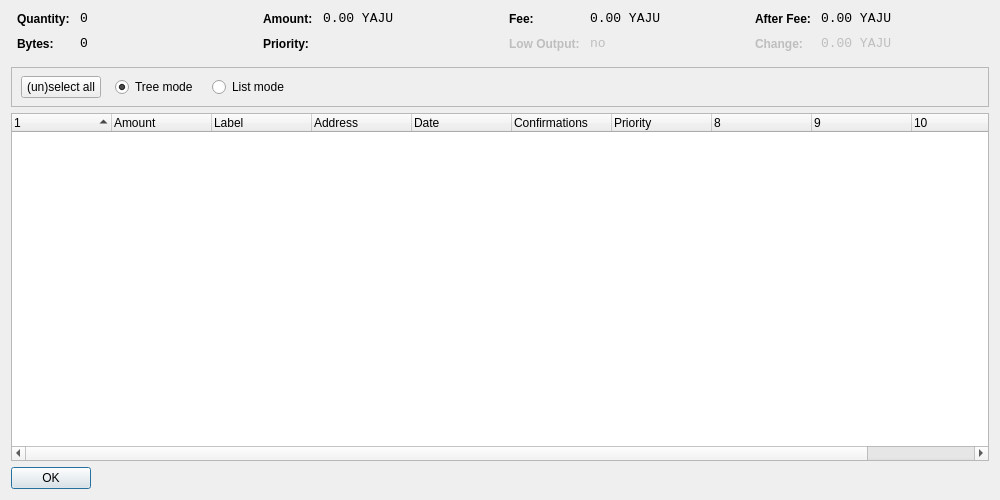
<?xml version="1.0" encoding="UTF-8"?>
<ui version="4.0">
 <class>CoinControlDialog</class>
 <widget class="QDialog" name="CoinControlDialog">
  <property name="geometry">
   <rect>
    <x>0</x>
    <y>0</y>
    <width>1000</width>
    <height>500</height>
   </rect>
  </property>
  <property name="windowTitle">
   <string>Coin Control</string>
  </property>
  <layout class="QVBoxLayout" name="verticalLayout">
   <item>
    <layout class="QHBoxLayout" name="horizontalLayoutTop" stretch="0,0,0,0">
     <property name="topMargin">
      <number>0</number>
     </property>
     <property name="bottomMargin">
      <number>10</number>
     </property>
     <item>
      <layout class="QFormLayout" name="formLayoutCoinControl1">
       <property name="horizontalSpacing">
        <number>10</number>
       </property>
       <property name="verticalSpacing">
        <number>10</number>
       </property>
       <property name="leftMargin">
        <number>6</number>
       </property>
       <property name="rightMargin">
        <number>6</number>
       </property>
       <item row="0" column="0">
        <widget class="QLabel" name="labelCoinControlQuantityText">
         <property name="styleSheet">
          <string notr="true">font-weight:bold;</string>
         </property>
         <property name="text">
          <string>Quantity:</string>
         </property>
        </widget>
       </item>
       <item row="0" column="1">
        <widget class="QLabel" name="labelCoinControlQuantity">
         <property name="font">
          <font>
           <family>Monospace</family>
           <pointsize>10</pointsize>
          </font>
         </property>
         <property name="cursor">
          <cursorShape>IBeamCursor</cursorShape>
         </property>
         <property name="contextMenuPolicy">
          <enum>Qt::ActionsContextMenu</enum>
         </property>
         <property name="text">
          <string notr="true">0</string>
         </property>
         <property name="textInteractionFlags">
          <set>Qt::LinksAccessibleByMouse|Qt::TextSelectableByKeyboard|Qt::TextSelectableByMouse</set>
         </property>
        </widget>
       </item>
       <item row="1" column="0">
        <widget class="QLabel" name="labelCoinControlBytesText">
         <property name="styleSheet">
          <string notr="true">font-weight:bold;</string>
         </property>
         <property name="text">
          <string>Bytes:</string>
         </property>
        </widget>
       </item>
       <item row="1" column="1">
        <widget class="QLabel" name="labelCoinControlBytes">
         <property name="font">
          <font>
           <family>Monospace</family>
           <pointsize>10</pointsize>
          </font>
         </property>
         <property name="cursor">
          <cursorShape>IBeamCursor</cursorShape>
         </property>
         <property name="contextMenuPolicy">
          <enum>Qt::ActionsContextMenu</enum>
         </property>
         <property name="text">
          <string notr="true">0</string>
         </property>
         <property name="textInteractionFlags">
          <set>Qt::LinksAccessibleByMouse|Qt::TextSelectableByKeyboard|Qt::TextSelectableByMouse</set>
         </property>
        </widget>
       </item>
      </layout>
     </item>
     <item>
      <layout class="QFormLayout" name="formLayoutCoinControl2">
       <property name="horizontalSpacing">
        <number>10</number>
       </property>
       <property name="verticalSpacing">
        <number>10</number>
       </property>
       <property name="leftMargin">
        <number>6</number>
       </property>
       <property name="rightMargin">
        <number>6</number>
       </property>
       <item row="0" column="0">
        <widget class="QLabel" name="labelCoinControlAmountText">
         <property name="styleSheet">
          <string notr="true">font-weight:bold;</string>
         </property>
         <property name="text">
          <string>Amount:</string>
         </property>
        </widget>
       </item>
       <item row="0" column="1">
        <widget class="QLabel" name="labelCoinControlAmount">
         <property name="font">
          <font>
           <family>Monospace</family>
           <pointsize>10</pointsize>
          </font>
         </property>
         <property name="cursor">
          <cursorShape>IBeamCursor</cursorShape>
         </property>
         <property name="contextMenuPolicy">
          <enum>Qt::ActionsContextMenu</enum>
         </property>
         <property name="text">
          <string notr="true">0.00 YAJU</string>
         </property>
         <property name="textInteractionFlags">
          <set>Qt::LinksAccessibleByMouse|Qt::TextSelectableByKeyboard|Qt::TextSelectableByMouse</set>
         </property>
        </widget>
       </item>
       <item row="1" column="0">
        <widget class="QLabel" name="labelCoinControlPriorityText">
         <property name="styleSheet">
          <string notr="true">font-weight:bold;</string>
         </property>
         <property name="text">
          <string>Priority:</string>
         </property>
        </widget>
       </item>
       <item row="1" column="1">
        <widget class="QLabel" name="labelCoinControlPriority">
         <property name="font">
          <font>
           <family>Monospace</family>
           <pointsize>10</pointsize>
          </font>
         </property>
         <property name="cursor">
          <cursorShape>IBeamCursor</cursorShape>
         </property>
         <property name="contextMenuPolicy">
          <enum>Qt::ActionsContextMenu</enum>
         </property>
         <property name="text">
          <string/>
         </property>
         <property name="textInteractionFlags">
          <set>Qt::LinksAccessibleByMouse|Qt::TextSelectableByKeyboard|Qt::TextSelectableByMouse</set>
         </property>
        </widget>
       </item>
      </layout>
     </item>
     <item>
      <layout class="QFormLayout" name="formLayoutCoinControl3">
       <property name="horizontalSpacing">
        <number>10</number>
       </property>
       <property name="verticalSpacing">
        <number>10</number>
       </property>
       <property name="leftMargin">
        <number>6</number>
       </property>
       <property name="rightMargin">
        <number>6</number>
       </property>
       <item row="0" column="0">
        <widget class="QLabel" name="labelCoinControlFeeText">
         <property name="styleSheet">
          <string notr="true">font-weight:bold;</string>
         </property>
         <property name="text">
          <string>Fee:</string>
         </property>
        </widget>
       </item>
       <item row="0" column="1">
        <widget class="QLabel" name="labelCoinControlFee">
         <property name="font">
          <font>
           <family>Monospace</family>
           <pointsize>10</pointsize>
          </font>
         </property>
         <property name="cursor">
          <cursorShape>IBeamCursor</cursorShape>
         </property>
         <property name="contextMenuPolicy">
          <enum>Qt::ActionsContextMenu</enum>
         </property>
         <property name="text">
          <string notr="true">0.00 YAJU</string>
         </property>
         <property name="textInteractionFlags">
          <set>Qt::LinksAccessibleByMouse|Qt::TextSelectableByKeyboard|Qt::TextSelectableByMouse</set>
         </property>
        </widget>
       </item>
       <item row="1" column="0">
        <widget class="QLabel" name="labelCoinControlLowOutputText">
         <property name="enabled">
          <bool>false</bool>
         </property>
         <property name="styleSheet">
          <string notr="true">font-weight:bold;</string>
         </property>
         <property name="text">
          <string>Low Output:</string>
         </property>
        </widget>
       </item>
       <item row="1" column="1">
        <widget class="QLabel" name="labelCoinControlLowOutput">
         <property name="enabled">
          <bool>false</bool>
         </property>
         <property name="font">
          <font>
           <family>Monospace</family>
           <pointsize>10</pointsize>
          </font>
         </property>
         <property name="cursor">
          <cursorShape>IBeamCursor</cursorShape>
         </property>
         <property name="contextMenuPolicy">
          <enum>Qt::ActionsContextMenu</enum>
         </property>
         <property name="text">
          <string notr="true">no</string>
         </property>
         <property name="textInteractionFlags">
          <set>Qt::LinksAccessibleByMouse|Qt::TextSelectableByKeyboard|Qt::TextSelectableByMouse</set>
         </property>
        </widget>
       </item>
      </layout>
     </item>
     <item>
      <layout class="QFormLayout" name="formLayoutCoinControl4">
       <property name="horizontalSpacing">
        <number>10</number>
       </property>
       <property name="verticalSpacing">
        <number>10</number>
       </property>
       <property name="leftMargin">
        <number>6</number>
       </property>
       <property name="rightMargin">
        <number>6</number>
       </property>
       <item row="0" column="0">
        <widget class="QLabel" name="labelCoinControlAfterFeeText">
         <property name="styleSheet">
          <string notr="true">font-weight:bold;</string>
         </property>
         <property name="text">
          <string>After Fee:</string>
         </property>
        </widget>
       </item>
       <item row="0" column="1">
        <widget class="QLabel" name="labelCoinControlAfterFee">
         <property name="font">
          <font>
           <family>Monospace</family>
           <pointsize>10</pointsize>
          </font>
         </property>
         <property name="cursor">
          <cursorShape>IBeamCursor</cursorShape>
         </property>
         <property name="contextMenuPolicy">
          <enum>Qt::ActionsContextMenu</enum>
         </property>
         <property name="text">
          <string notr="true">0.00 YAJU</string>
         </property>
         <property name="textInteractionFlags">
          <set>Qt::LinksAccessibleByMouse|Qt::TextSelectableByKeyboard|Qt::TextSelectableByMouse</set>
         </property>
        </widget>
       </item>
       <item row="1" column="0">
        <widget class="QLabel" name="labelCoinControlChangeText">
         <property name="enabled">
          <bool>false</bool>
         </property>
         <property name="styleSheet">
          <string notr="true">font-weight:bold;</string>
         </property>
         <property name="text">
          <string>Change:</string>
         </property>
        </widget>
       </item>
       <item row="1" column="1">
        <widget class="QLabel" name="labelCoinControlChange">
         <property name="enabled">
          <bool>false</bool>
         </property>
         <property name="font">
          <font>
           <family>Monospace</family>
           <pointsize>10</pointsize>
          </font>
         </property>
         <property name="cursor">
          <cursorShape>IBeamCursor</cursorShape>
         </property>
         <property name="contextMenuPolicy">
          <enum>Qt::ActionsContextMenu</enum>
         </property>
         <property name="text">
          <string notr="true">0.00 YAJU</string>
         </property>
         <property name="textInteractionFlags">
          <set>Qt::LinksAccessibleByMouse|Qt::TextSelectableByKeyboard|Qt::TextSelectableByMouse</set>
         </property>
        </widget>
       </item>
      </layout>
     </item>
    </layout>
   </item>
   <item>
    <widget class="QFrame" name="frame">
     <property name="minimumSize">
      <size>
       <width>0</width>
       <height>40</height>
      </size>
     </property>
     <property name="frameShape">
      <enum>QFrame::StyledPanel</enum>
     </property>
     <property name="frameShadow">
      <enum>QFrame::Sunken</enum>
     </property>
     <widget class="QWidget" name="horizontalLayoutWidget">
      <property name="geometry">
       <rect>
        <x>10</x>
        <y>0</y>
        <width>781</width>
        <height>41</height>
       </rect>
      </property>
      <layout class="QHBoxLayout" name="horizontalLayoutPanel" stretch="0,0,0,0,0">
       <property name="spacing">
        <number>14</number>
       </property>
       <item>
        <widget class="QPushButton" name="pushButtonSelectAll">
         <property name="sizePolicy">
          <sizepolicy hsizetype="Maximum" vsizetype="Fixed">
           <horstretch>0</horstretch>
           <verstretch>0</verstretch>
          </sizepolicy>
         </property>
         <property name="text">
          <string>(un)select all</string>
         </property>
        </widget>
       </item>
       <item>
        <widget class="QRadioButton" name="radioTreeMode">
         <property name="sizePolicy">
          <sizepolicy hsizetype="Maximum" vsizetype="Fixed">
           <horstretch>0</horstretch>
           <verstretch>0</verstretch>
          </sizepolicy>
         </property>
         <property name="text">
          <string>Tree mode</string>
         </property>
         <property name="checked">
          <bool>true</bool>
         </property>
        </widget>
       </item>
       <item>
        <widget class="QRadioButton" name="radioListMode">
         <property name="sizePolicy">
          <sizepolicy hsizetype="Maximum" vsizetype="Fixed">
           <horstretch>0</horstretch>
           <verstretch>0</verstretch>
          </sizepolicy>
         </property>
         <property name="text">
          <string>List mode</string>
         </property>
        </widget>
       </item>
       <item>
        <spacer name="horizontalSpacer">
         <property name="orientation">
          <enum>Qt::Horizontal</enum>
         </property>
         <property name="sizeHint" stdset="0">
          <size>
           <width>40</width>
           <height>20</height>
          </size>
         </property>
        </spacer>
       </item>
      </layout>
     </widget>
    </widget>
   </item>
   <item>
    <widget class="CoinControlTreeWidget" name="treeWidget">
     <property name="contextMenuPolicy">
      <enum>Qt::CustomContextMenu</enum>
     </property>
     <property name="sortingEnabled">
      <bool>false</bool>
     </property>
     <property name="columnCount">
      <number>11</number>
     </property>
     <attribute name="headerShowSortIndicator" stdset="0">
      <bool>true</bool>
     </attribute>
     <attribute name="headerStretchLastSection">
      <bool>false</bool>
     </attribute>
     <column>
      <property name="text">
       <string/>
      </property>
     </column>
     <column>
      <property name="text">
       <string>Amount</string>
      </property>
     </column>
     <column>
      <property name="text">
       <string>Label</string>
      </property>
     </column>
     <column>
      <property name="text">
       <string>Address</string>
      </property>
     </column>
     <column>
      <property name="text">
       <string>Date</string>
      </property>
     </column>
     <column>
      <property name="text">
       <string>Confirmations</string>
      </property>
      <property name="toolTip">
       <string>Confirmed</string>
      </property>
     </column>
     <column>
      <property name="text">
       <string>Priority</string>
      </property>
     </column>
     <column>
      <property name="text">
       <string/>
      </property>
     </column>
     <column>
      <property name="text">
       <string/>
      </property>
     </column>
     <column>
      <property name="text">
       <string/>
      </property>
     </column>
     <column>
      <property name="text">
       <string/>
      </property>
     </column>
    </widget>
   </item>
   <item>
    <widget class="QDialogButtonBox" name="buttonBox">
     <property name="sizePolicy">
      <sizepolicy hsizetype="Maximum" vsizetype="Fixed">
       <horstretch>0</horstretch>
       <verstretch>0</verstretch>
      </sizepolicy>
     </property>
     <property name="orientation">
      <enum>Qt::Horizontal</enum>
     </property>
     <property name="standardButtons">
      <set>QDialogButtonBox::Ok</set>
     </property>
    </widget>
   </item>
  </layout>
 </widget>
 <customwidgets>
  <customwidget>
   <class>CoinControlTreeWidget</class>
   <extends>QTreeWidget</extends>
   <header>coincontroltreewidget.h</header>
  </customwidget>
 </customwidgets>
 <resources/>
 <connections/>
</ui>
